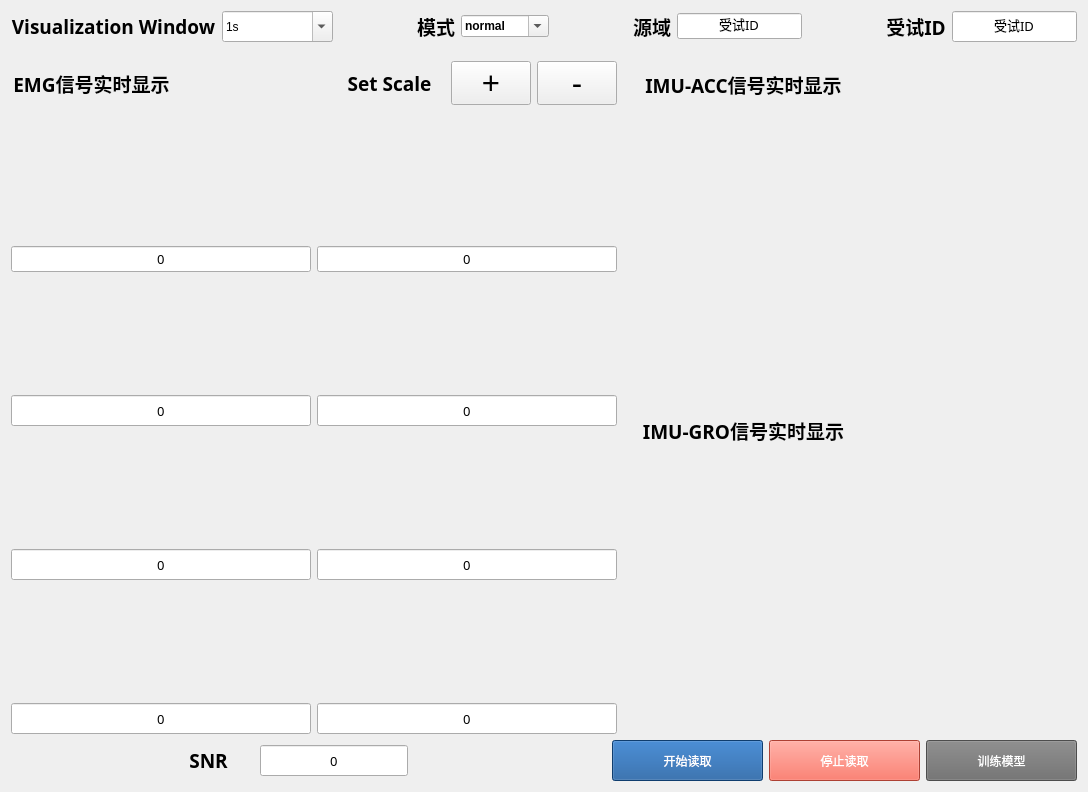
   <widget class="QWidget" name="layoutWidget">
    <property name="geometry">
     <rect>
      <x>0</x>
      <y>0</y>
      <width>1088</width>
      <height>792</height>
     </rect>
    </property>
    <layout class="QGridLayout" name="gridLayout" columnstretch="4,3">
     <item row="0" column="0" colspan="2">
      <layout class="QHBoxLayout" name="horizontalLayout_6">
       <item>
        <widget class="QLabel" name="label_9">
         <property name="minimumSize">
          <size>
           <width>201</width>
           <height>31</height>
          </size>
         </property>
         <property name="font">
          <font>
           <family>Adobe Heiti Std</family>
           <pointsize>14</pointsize>
           <weight>75</weight>
           <bold>true</bold>
          </font>
         </property>
         <property name="text">
          <string>Visualization Window</string>
         </property>
         <property name="alignment">
          <set>Qt::AlignCenter</set>
         </property>
        </widget>
       </item>
       <item>
        <widget class="QComboBox" name="WindowLen">
         <property name="minimumSize">
          <size>
           <width>111</width>
           <height>31</height>
          </size>
         </property>
         <property name="font">
          <font>
           <weight>50</weight>
           <bold>false</bold>
          </font>
         </property>
         <property name="editable">
          <bool>true</bool>
         </property>
         <property name="currentText">
          <string>1s</string>
         </property>
         <property name="currentIndex">
          <number>1</number>
         </property>
         <item>
          <property name="text">
           <string>0.1s</string>
          </property>
         </item>
         <item>
          <property name="text">
           <string>1s</string>
          </property>
         </item>
         <item>
          <property name="text">
           <string>10s</string>
          </property>
         </item>
        </widget>
       </item>
       <item>
        <spacer name="horizontalSpacer_9">
         <property name="orientation">
          <enum>Qt::Horizontal</enum>
         </property>
         <property name="sizeHint" stdset="0">
          <size>
           <width>68</width>
           <height>20</height>
          </size>
         </property>
        </spacer>
       </item>
       <item>
        <widget class="QLabel" name="label_10">
         <property name="font">
          <font>
           <family>Adobe Heiti Std</family>
           <pointsize>14</pointsize>
           <weight>75</weight>
           <bold>true</bold>
          </font>
         </property>
         <property name="text">
          <string>模式</string>
         </property>
         <property name="alignment">
          <set>Qt::AlignCenter</set>
         </property>
        </widget>
       </item>
       <item>
        <widget class="QComboBox" name="comboBox_2">
         <property name="font">
          <font>
           <weight>75</weight>
           <bold>true</bold>
          </font>
         </property>
         <property name="editable">
          <bool>true</bool>
         </property>
         <property name="currentText">
          <string>normal</string>
         </property>
         <item>
          <property name="text">
           <string>normal</string>
          </property>
         </item>
         <item>
          <property name="text">
           <string>cross-day</string>
          </property>
         </item>
        </widget>
       </item>
       <item>
        <spacer name="horizontalSpacer_3">
         <property name="orientation">
          <enum>Qt::Horizontal</enum>
         </property>
         <property name="sizeHint" stdset="0">
          <size>
           <width>58</width>
           <height>20</height>
          </size>
         </property>
        </spacer>
       </item>
       <item>
        <widget class="QLabel" name="label_11">
         <property name="font">
          <font>
           <family>Adobe Heiti Std</family>
           <pointsize>14</pointsize>
           <weight>75</weight>
           <bold>true</bold>
          </font>
         </property>
         <property name="text">
          <string>源域</string>
         </property>
         <property name="alignment">
          <set>Qt::AlignCenter</set>
         </property>
        </widget>
       </item>
       <item>
        <widget class="QLineEdit" name="source">
         <property name="font">
          <font>
           <family>Adobe Heiti Std</family>
           <pointsize>10</pointsize>
          </font>
         </property>
         <property name="text">
          <string>受试ID</string>
         </property>
         <property name="alignment">
          <set>Qt::AlignCenter</set>
         </property>
        </widget>
       </item>
       <item>
        <spacer name="horizontalSpacer_4">
         <property name="orientation">
          <enum>Qt::Horizontal</enum>
         </property>
         <property name="sizeHint" stdset="0">
          <size>
           <width>40</width>
           <height>20</height>
          </size>
         </property>
        </spacer>
       </item>
       <item>
        <widget class="QLabel" name="label_4">
         <property name="font">
          <font>
           <family>Adobe Heiti Std</family>
           <pointsize>14</pointsize>
           <weight>75</weight>
           <bold>true</bold>
          </font>
         </property>
         <property name="text">
          <string>受试ID</string>
         </property>
         <property name="alignment">
          <set>Qt::AlignCenter</set>
         </property>
        </widget>
       </item>
       <item>
        <widget class="QLineEdit" name="SubjectID">
         <property name="minimumSize">
          <size>
           <width>0</width>
           <height>31</height>
          </size>
         </property>
         <property name="maximumSize">
          <size>
           <width>16777215</width>
           <height>31</height>
          </size>
         </property>
         <property name="font">
          <font>
           <family>Adobe Heiti Std</family>
           <pointsize>10</pointsize>
          </font>
         </property>
         <property name="text">
          <string>受试ID</string>
         </property>
         <property name="alignment">
          <set>Qt::AlignCenter</set>
         </property>
        </widget>
       </item>
      </layout>
     </item>
     <item row="1" column="0">
      <layout class="QVBoxLayout" name="verticalLayout_13">
       <item>
        <layout class="QHBoxLayout" name="horizontalLayout_7">
         <item>
          <widget class="QLabel" name="label_2">
           <property name="minimumSize">
            <size>
             <width>161</width>
             <height>71</height>
            </size>
           </property>
           <property name="font">
            <font>
             <family>Adobe Heiti Std</family>
             <pointsize>14</pointsize>
             <weight>75</weight>
             <bold>true</bold>
            </font>
           </property>
           <property name="text">
            <string>EMG信号实时显示</string>
           </property>
           <property name="alignment">
            <set>Qt::AlignCenter</set>
           </property>
          </widget>
         </item>
         <item>
          <spacer name="horizontalSpacer_2">
           <property name="orientation">
            <enum>Qt::Horizontal</enum>
           </property>
           <property name="sizeHint" stdset="0">
            <size>
             <width>38</width>
             <height>20</height>
            </size>
           </property>
          </spacer>
         </item>
         <item>
          <widget class="QLabel" name="label_8">
           <property name="minimumSize">
            <size>
             <width>111</width>
             <height>31</height>
            </size>
           </property>
           <property name="font">
            <font>
             <family>Adobe Heiti Std</family>
             <pointsize>14</pointsize>
             <weight>75</weight>
             <bold>true</bold>
            </font>
           </property>
           <property name="text">
            <string>Set Scale</string>
           </property>
           <property name="alignment">
            <set>Qt::AlignCenter</set>
           </property>
          </widget>
         </item>
         <item>
          <widget class="QPushButton" name="plus">
           <property name="minimumSize">
            <size>
             <width>41</width>
             <height>31</height>
            </size>
           </property>
           <property name="font">
            <font>
             <pointsize>23</pointsize>
            </font>
           </property>
           <property name="text">
            <string>+</string>
           </property>
          </widget>
         </item>
         <item>
          <widget class="QPushButton" name="minus">
           <property name="minimumSize">
            <size>
             <width>41</width>
             <height>31</height>
            </size>
           </property>
           <property name="font">
            <font>
             <pointsize>23</pointsize>
            </font>
           </property>
           <property name="text">
            <string>-</string>
           </property>
          </widget>
         </item>
        </layout>
       </item>
       <item>
        <layout class="QVBoxLayout" name="verticalLayout_9">
         <item>
          <layout class="QHBoxLayout" name="horizontalLayout" stretch="1,1">
           <item>
            <layout class="QVBoxLayout" name="verticalLayout">
             <item>
              <widget class="PlotWidget" name="EMG1" native="true">
               <property name="minimumSize">
                <size>
                 <width>211</width>
                 <height>111</height>
                </size>
               </property>
              </widget>
             </item>
             <item>
              <widget class="QLineEdit" name="SNR1">
               <property name="sizePolicy">
                <sizepolicy hsizetype="Preferred" vsizetype="Fixed">
                 <horstretch>0</horstretch>
                 <verstretch>0</verstretch>
                </sizepolicy>
               </property>
               <property name="font">
                <font>
                 <family>Adobe Heiti Std</family>
                 <pointsize>10</pointsize>
                </font>
               </property>
               <property name="text">
                <string>0</string>
               </property>
               <property name="alignment">
                <set>Qt::AlignCenter</set>
               </property>
              </widget>
             </item>
            </layout>
           </item>
           <item>
            <layout class="QVBoxLayout" name="verticalLayout_2">
             <item>
              <widget class="PlotWidget" name="EMG2" native="true">
               <property name="minimumSize">
                <size>
                 <width>211</width>
                 <height>111</height>
                </size>
               </property>
              </widget>
             </item>
             <item>
              <widget class="QLineEdit" name="SNR2">
               <property name="font">
                <font>
                 <family>Adobe Heiti Std</family>
                 <pointsize>10</pointsize>
                </font>
               </property>
               <property name="text">
                <string>0</string>
               </property>
               <property name="alignment">
                <set>Qt::AlignCenter</set>
               </property>
              </widget>
             </item>
            </layout>
           </item>
          </layout>
         </item>
         <item>
          <layout class="QHBoxLayout" name="horizontalLayout_2" stretch="1,1">
           <item>
            <layout class="QVBoxLayout" name="verticalLayout_3">
             <item>
              <widget class="PlotWidget" name="EMG3" native="true">
               <property name="minimumSize">
                <size>
                 <width>211</width>
                 <height>111</height>
                </size>
               </property>
              </widget>
             </item>
             <item>
              <widget class="QLineEdit" name="SNR3">
               <property name="minimumSize">
                <size>
                 <width>111</width>
                 <height>31</height>
                </size>
               </property>
               <property name="font">
                <font>
                 <family>Adobe Heiti Std</family>
                 <pointsize>10</pointsize>
                </font>
               </property>
               <property name="text">
                <string>0</string>
               </property>
               <property name="alignment">
                <set>Qt::AlignCenter</set>
               </property>
              </widget>
             </item>
            </layout>
           </item>
           <item>
            <layout class="QVBoxLayout" name="verticalLayout_4">
             <item>
              <widget class="PlotWidget" name="EMG4" native="true">
               <property name="minimumSize">
                <size>
                 <width>211</width>
                 <height>111</height>
                </size>
               </property>
              </widget>
             </item>
             <item>
              <widget class="QLineEdit" name="SNR4">
               <property name="minimumSize">
                <size>
                 <width>111</width>
                 <height>31</height>
                </size>
               </property>
               <property name="font">
                <font>
                 <family>Adobe Heiti Std</family>
                 <pointsize>10</pointsize>
                </font>
               </property>
               <property name="text">
                <string>0</string>
               </property>
               <property name="alignment">
                <set>Qt::AlignCenter</set>
               </property>
              </widget>
             </item>
            </layout>
           </item>
          </layout>
         </item>
         <item>
          <layout class="QHBoxLayout" name="horizontalLayout_3" stretch="1,1">
           <item>
            <layout class="QVBoxLayout" name="verticalLayout_5">
             <item>
              <widget class="PlotWidget" name="EMG5" native="true">
               <property name="minimumSize">
                <size>
                 <width>211</width>
                 <height>111</height>
                </size>
               </property>
              </widget>
             </item>
             <item>
              <widget class="QLineEdit" name="SNR5">
               <property name="minimumSize">
                <size>
                 <width>111</width>
                 <height>31</height>
                </size>
               </property>
               <property name="font">
                <font>
                 <family>Adobe Heiti Std</family>
                 <pointsize>10</pointsize>
                </font>
               </property>
               <property name="text">
                <string>0</string>
               </property>
               <property name="alignment">
                <set>Qt::AlignCenter</set>
               </property>
              </widget>
             </item>
            </layout>
           </item>
           <item>
            <layout class="QVBoxLayout" name="verticalLayout_6">
             <item>
              <widget class="PlotWidget" name="EMG6" native="true">
               <property name="minimumSize">
                <size>
                 <width>211</width>
                 <height>111</height>
                </size>
               </property>
              </widget>
             </item>
             <item>
              <widget class="QLineEdit" name="SNR6">
               <property name="minimumSize">
                <size>
                 <width>111</width>
                 <height>31</height>
                </size>
               </property>
               <property name="font">
                <font>
                 <family>Adobe Heiti Std</family>
                 <pointsize>10</pointsize>
                </font>
               </property>
               <property name="text">
                <string>0</string>
               </property>
               <property name="alignment">
                <set>Qt::AlignCenter</set>
               </property>
              </widget>
             </item>
            </layout>
           </item>
          </layout>
         </item>
         <item>
          <layout class="QHBoxLayout" name="horizontalLayout_4" stretch="1,1">
           <item>
            <layout class="QVBoxLayout" name="verticalLayout_7">
             <item>
              <widget class="PlotWidget" name="EMG7" native="true">
               <property name="minimumSize">
                <size>
                 <width>211</width>
                 <height>111</height>
                </size>
               </property>
              </widget>
             </item>
             <item>
              <widget class="QLineEdit" name="SNR7">
               <property name="minimumSize">
                <size>
                 <width>111</width>
                 <height>31</height>
                </size>
               </property>
               <property name="font">
                <font>
                 <family>Adobe Heiti Std</family>
                 <pointsize>10</pointsize>
                </font>
               </property>
               <property name="text">
                <string>0</string>
               </property>
               <property name="alignment">
                <set>Qt::AlignCenter</set>
               </property>
              </widget>
             </item>
            </layout>
           </item>
           <item>
            <layout class="QVBoxLayout" name="verticalLayout_8">
             <item>
              <widget class="PlotWidget" name="EMG8" native="true">
               <property name="minimumSize">
                <size>
                 <width>211</width>
                 <height>111</height>
                </size>
               </property>
              </widget>
             </item>
             <item>
              <widget class="QLineEdit" name="SNR8">
               <property name="minimumSize">
                <size>
                 <width>111</width>
                 <height>31</height>
                </size>
               </property>
               <property name="font">
                <font>
                 <family>Adobe Heiti Std</family>
                 <pointsize>10</pointsize>
                </font>
               </property>
               <property name="text">
                <string>0</string>
               </property>
               <property name="alignment">
                <set>Qt::AlignCenter</set>
               </property>
              </widget>
             </item>
            </layout>
           </item>
          </layout>
         </item>
        </layout>
       </item>
      </layout>
     </item>
     <item row="1" column="1">
      <layout class="QVBoxLayout" name="verticalLayout_12">
       <item>
        <layout class="QVBoxLayout" name="verticalLayout_10">
         <item>
          <layout class="QHBoxLayout" name="horizontalLayout_8">
           <item>
            <widget class="QLabel" name="label_6">
             <property name="minimumSize">
              <size>
               <width>241</width>
               <height>71</height>
              </size>
             </property>
             <property name="font">
              <font>
               <family>Adobe Heiti Std</family>
               <pointsize>14</pointsize>
               <weight>75</weight>
               <bold>true</bold>
              </font>
             </property>
             <property name="text">
              <string>IMU-ACC信号实时显示</string>
             </property>
             <property name="alignment">
              <set>Qt::AlignCenter</set>
             </property>
            </widget>
           </item>
           <item>
            <spacer name="horizontalSpacer">
             <property name="orientation">
              <enum>Qt::Horizontal</enum>
             </property>
             <property name="sizeHint" stdset="0">
              <size>
               <width>218</width>
               <height>20</height>
              </size>
             </property>
            </spacer>
           </item>
          </layout>
         </item>
         <item>
          <widget class="PlotWidget" name="ACC" native="true">
           <property name="minimumSize">
            <size>
             <width>431</width>
             <height>261</height>
            </size>
           </property>
          </widget>
         </item>
        </layout>
       </item>
       <item>
        <layout class="QVBoxLayout" name="verticalLayout_11">
         <item>
          <layout class="QHBoxLayout" name="horizontalLayout_9">
           <item>
            <widget class="QLabel" name="label_7">
             <property name="minimumSize">
              <size>
               <width>241</width>
               <height>71</height>
              </size>
             </property>
             <property name="font">
              <font>
               <family>Adobe Heiti Std</family>
               <pointsize>14</pointsize>
               <weight>75</weight>
               <bold>true</bold>
              </font>
             </property>
             <property name="text">
              <string>IMU-GRO信号实时显示</string>
             </property>
             <property name="alignment">
              <set>Qt::AlignCenter</set>
             </property>
            </widget>
           </item>
           <item>
            <spacer name="horizontalSpacer_13">
             <property name="orientation">
              <enum>Qt::Horizontal</enum>
             </property>
             <property name="sizeHint" stdset="0">
              <size>
               <width>218</width>
               <height>20</height>
              </size>
             </property>
            </spacer>
           </item>
          </layout>
         </item>
         <item>
          <widget class="PlotWidget" name="GRO" native="true">
           <property name="minimumSize">
            <size>
             <width>431</width>
             <height>261</height>
            </size>
           </property>
          </widget>
         </item>
        </layout>
       </item>
      </layout>
     </item>
     <item row="2" column="0" colspan="2">
      <layout class="QHBoxLayout" name="horizontalLayout_12">
       <item>
        <layout class="QHBoxLayout" name="horizontalLayout_10">
         <item>
          <spacer name="horizontalSpacer_16">
           <property name="orientation">
            <enum>Qt::Horizontal</enum>
           </property>
           <property name="sizeHint" stdset="0">
            <size>
             <width>138</width>
             <height>20</height>
            </size>
           </property>
          </spacer>
         </item>
         <item>
          <layout class="QHBoxLayout" name="horizontalLayout_5">
           <item>
            <widget class="QLabel" name="label_5">
             <property name="minimumSize">
              <size>
               <width>91</width>
               <height>41</height>
              </size>
             </property>
             <property name="font">
              <font>
               <family>Adobe Heiti Std</family>
               <pointsize>14</pointsize>
               <weight>75</weight>
               <bold>true</bold>
              </font>
             </property>
             <property name="text">
              <string>SNR</string>
             </property>
             <property name="alignment">
              <set>Qt::AlignCenter</set>
             </property>
            </widget>
           </item>
           <item>
            <widget class="QLineEdit" name="SNR">
             <property name="minimumSize">
              <size>
               <width>148</width>
               <height>31</height>
              </size>
             </property>
             <property name="font">
              <font>
               <family>Adobe Heiti Std</family>
               <pointsize>10</pointsize>
              </font>
             </property>
             <property name="text">
              <string>0</string>
             </property>
             <property name="alignment">
              <set>Qt::AlignCenter</set>
             </property>
            </widget>
           </item>
          </layout>
         </item>
         <item>
          <spacer name="horizontalSpacer_15">
           <property name="orientation">
            <enum>Qt::Horizontal</enum>
           </property>
           <property name="sizeHint" stdset="0">
            <size>
             <width>198</width>
             <height>20</height>
            </size>
           </property>
          </spacer>
         </item>
        </layout>
       </item>
       <item>
        <layout class="QHBoxLayout" name="horizontalLayout_11">
         <item>
          <widget class="QPushButton" name="Start">
           <property name="minimumSize">
            <size>
             <width>151</width>
             <height>41</height>
            </size>
           </property>
           <property name="styleSheet">
            <string notr="true">font: 10pt &quot;Adobe 黑体 Std R&quot;;
background-color: rgb(21, 85, 154);
color: rgb(255, 255, 255);</string>
           </property>
           <property name="text">
            <string>开始读取</string>
           </property>
          </widget>
         </item>
         <item>
          <widget class="QPushButton" name="Stop">
           <property name="minimumSize">
            <size>
             <width>151</width>
             <height>41</height>
            </size>
           </property>
           <property name="styleSheet">
            <string notr="true">background-color: rgb(242, 90, 71);
color: rgb(255, 255, 255);
font: 10pt &quot;Adobe 黑体 Std R&quot;;</string>
           </property>
           <property name="text">
            <string>停止读取</string>
           </property>
          </widget>
         </item>
         <item>
          <widget class="QPushButton" name="TrainModel">
           <property name="minimumSize">
            <size>
             <width>151</width>
             <height>41</height>
            </size>
           </property>
           <property name="styleSheet">
            <string notr="true">background-color: rgb(108, 108, 108);
color: rgb(255, 255, 255);
font: 10pt &quot;Adobe 黑体 Std R&quot;;
</string>
           </property>
           <property name="text">
            <string>训练模型</string>
           </property>
          </widget>
         </item>
        </layout>
       </item>
      </layout>
     </item>
    </layout>
   </widget>
